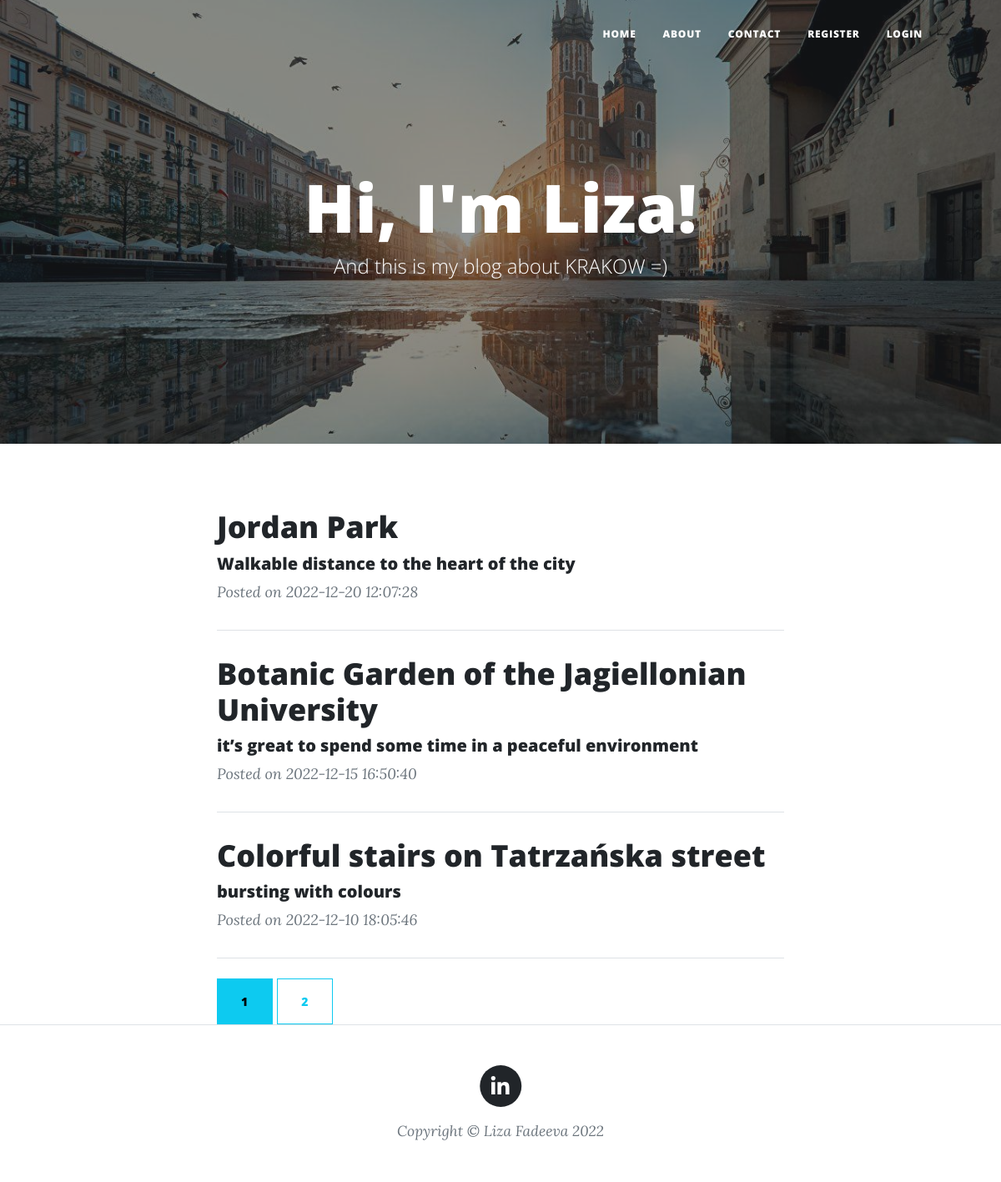
Before: / with the older database file.
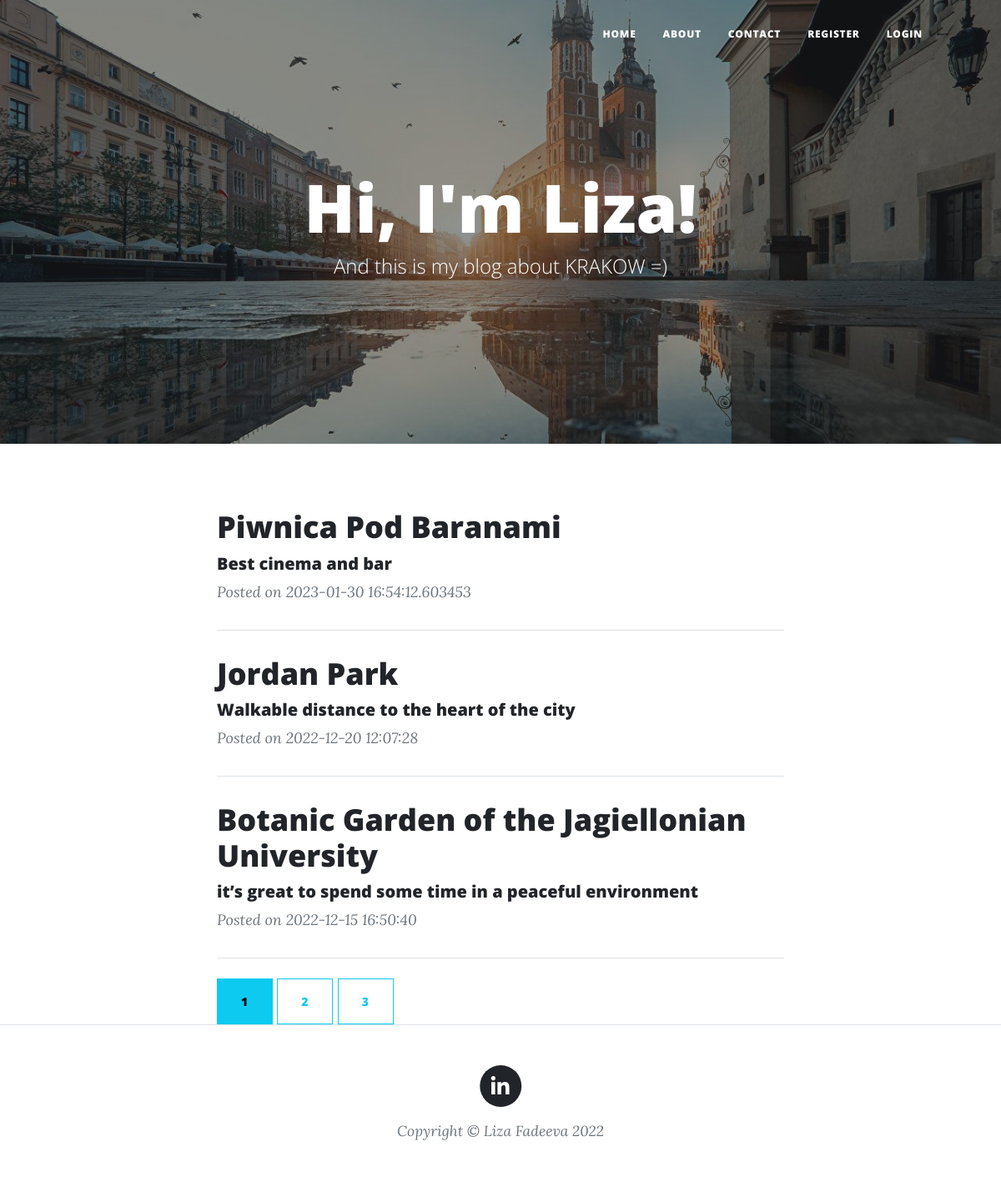
After: the same page with the newer database file.
### app.py (models this page shows, shortened)
class BlogPost(db.Model):
    __tablename__ = "blog_posts"
    id = db.Column(db.Integer, primary_key=True)
    title = db.Column(db.String(250), unique=True, nullable=False)
    subtitle = db.Column(db.String(250), nullable=False)
    date = db.Column(db.String(250), nullable=False, default = dt.datetime.utcnow)
    body = db.Column(db.Text, nullable=False)
    img_url = db.Column(db.String(250), nullable=False)
    author_id = db.Column(db.Integer, db.ForeignKey("users.id"))
    author = relationship("User", back_populates="posts")
    comments = relationship("Comment", back_populates="parent_post")

### app.py (the view)
@app.route('/')
def home():
    page = request.args.get('page', 1, type=int)
    posts = BlogPost.query.order_by(BlogPost.date.desc()).paginate(page=page, per_page=POSTS_PER_PAGE)
    return render_template("index.html", posts=posts, logged_in=current_user.is_authenticated)

### templates/index.html (shortened to what this page needs)
{% include 'header.html' %}
        <header class="masthead" style="background-image: url({{ url_for('static', filename='img/cover.jpg') }})">
            <div class="container position-relative px-4 px-lg-5">
                <div class="row gx-4 gx-lg-5 justify-content-center">
                    <div class="col-md-10 col-lg-8 col-xl-7">
                        <div class="site-heading">
                            <h1>Hi, I'm Liza!</h1>
                            <span class="subheading">And this is my blog about KRAKOW =)</span>
                        </div>
                    </div>
                </div>
            </div>
        </header>
        <div class="container px-4 px-lg-5">
            <div class="row gx-4 gx-lg-5 justify-content-center">
                <div class="col-md-10 col-lg-9 col-xl-8">
                    {% for post in posts %}
                    <div class="post-preview">
                           <a href="{{ url_for('show_post', id=post.id)}}"><h2 class="post-title">{{ post.title }}</h2></a>
                            <h5 class="post-subtitle">{{ post.subtitle }}</h5>
                        <p class="post-meta">
                            Posted on {{ post.date }}
                        </p>
                    </div>
                    <hr class="my-4" />
                    {% endfor %}
                    {% for page_num in posts.iter_pages(left_edge=1, right_edge=1, left_current=1, right_current=1) %}
                    {% if page_num %}
                        {% if posts.page == page_num %}
                            <a href="{{ url_for('home', page=page_num)}}" class="btn btn-info">
                                {{ page_num }}
                            </a>
                        {% else %}
                        <a href="{{ url_for('home', page=page_num)}}" class="btn btn-outline-info">
                            {{ page_num }}
                        </a>
                        {% endif %}
                    {% else %}
                        ...
                    {% endif %}
                    {% endfor %}
                </div>
            </div>
        </div>
{% include 'footer.html' %}

### templates/header.html (shortened to what this page needs)
<!DOCTYPE html>
<html lang="en">
<head>
    <link href="{{ url_for('static', filename='css/styles.css') }}" rel="stylesheet" />
</head>
    <body>
        <nav class="navbar navbar-expand-lg navbar-light" id="mainNav">
            <div class="container px-4 px-lg-5">
                <div class="collapse navbar-collapse" id="navbarResponsive">
                    <ul class="navbar-nav ms-auto py-4 py-lg-0">
                        <li class="nav-item"><a class="nav-link px-lg-3 py-3 py-lg-4" href="{{ url_for('home') }}">Home</a></li>
                        <li class="nav-item"><a class="nav-link px-lg-3 py-3 py-lg-4" href="{{ url_for('about') }}">About</a></li>
                        <li class="nav-item"><a class="nav-link px-lg-3 py-3 py-lg-4" href="{{ url_for('contact') }}">Contact</a></li>
                        {% if not logged_in: %}
                        <li class="nav-item"><a class="nav-link px-lg-3 py-3 py-lg-4" href="{{ url_for('register') }}">Register</a></li>
                        <li class="nav-item"><a class="nav-link px-lg-3 py-3 py-lg-4" href="{{ url_for('login') }}">LogIn</a></li>
                        {% else %}
                        <li class="nav-item"><a class="nav-link px-lg-3 py-3 py-lg-4" href="{{ url_for('logout') }}">LogOut</a></li>
                        {%endif %}
                    </ul>
                </div>
            </div>
        </nav>

### templates/footer.html (shortened to what this page needs)
<footer class="border-top">
    <div class="container px-4 px-lg-5">
        <div class="row gx-4 gx-lg-5 justify-content-center">
            <div class="col-md-10 col-lg-8 col-xl-7">
                <ul class="list-inline text-center">
                    <li class="list-inline-item">
                        <a href="https://www.linkedin.com/in/lizaveta-fadeeva-959b0a173/">
                            <span class="fa-stack fa-lg">
                                <i class="fas fa-circle fa-stack-2x"></i>
                                <i class="fab fa-linkedin-in fa-stack-1x fa-inverse"></i>
                            </span>
                        </a>
                    </li>
                </ul>
                <div class="small text-center text-muted fst-italic">Copyright &copy; Liza Fadeeva 2022</div>
            </div>
        </div>
    </div>
</footer>
    </body>
</html>

Changed rows visible on the page:
no longer on this page (row unchanged): BlogPost: title "Colorful stairs on Tatrzańska street", subtitle "bursting with colours", date "2022-12-10 18:05:46"
added BlogPost: title "Piwnica Pod Baranami", subtitle "Best cinema and bar", date "2023-01-30 16:54:12.603453"
Other visible differences:
new list line: "3"
